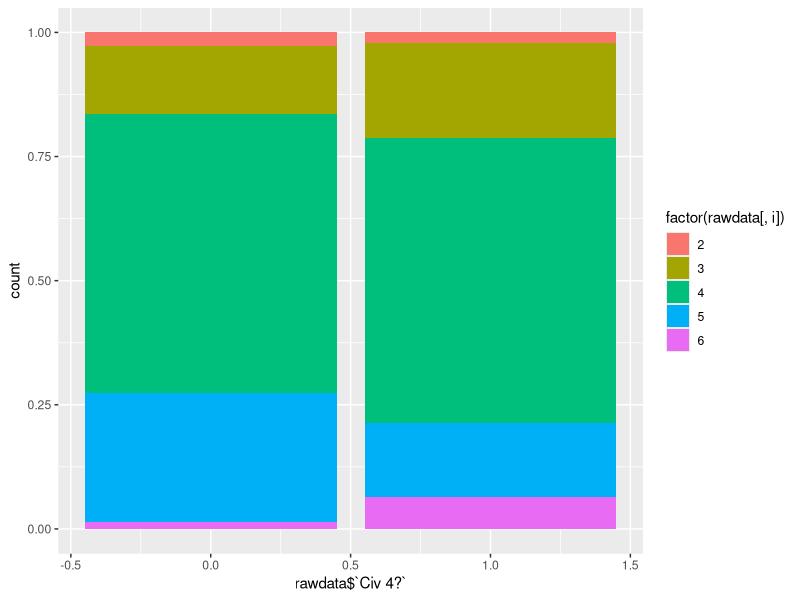
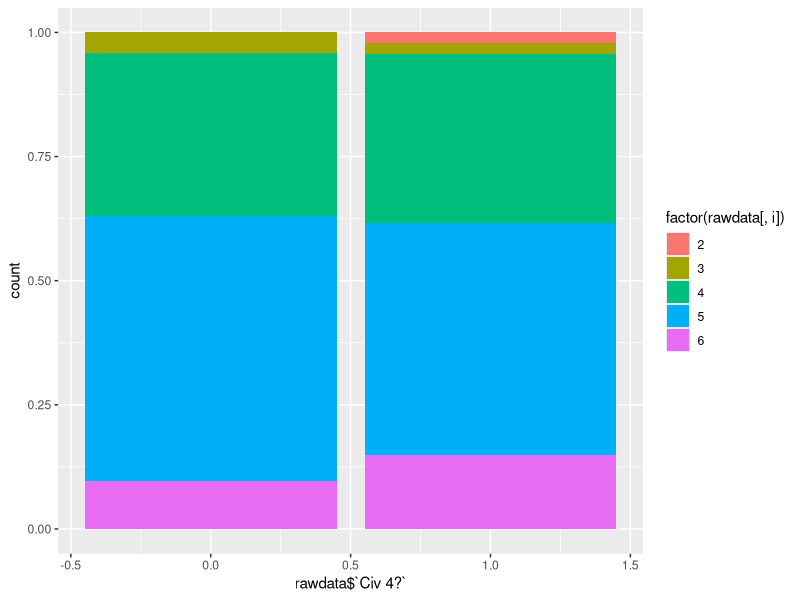
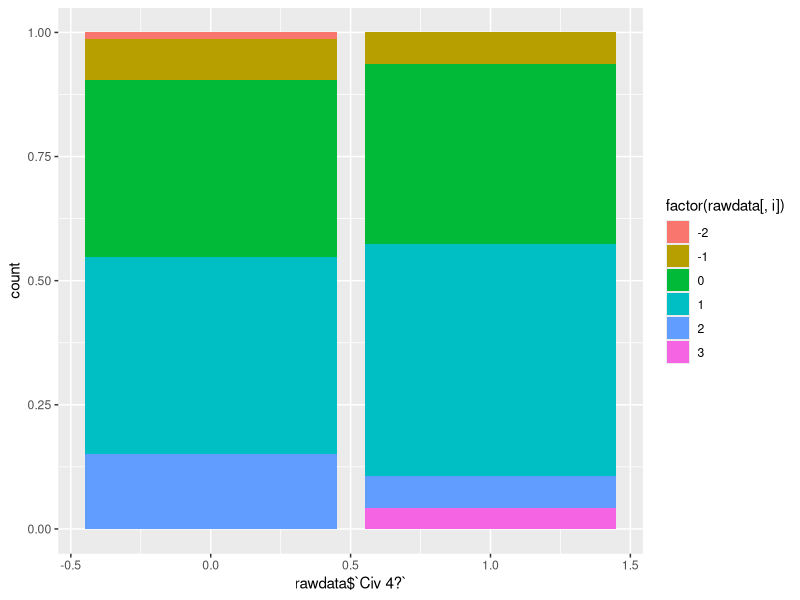
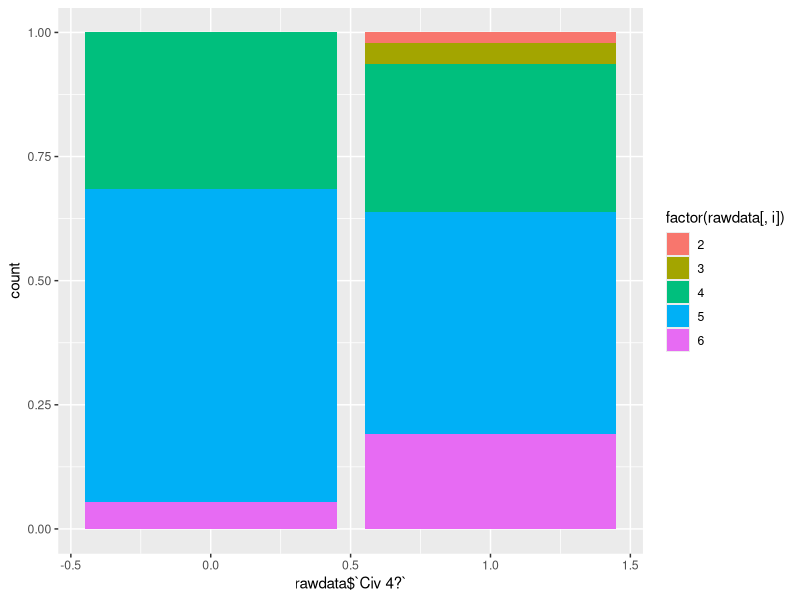
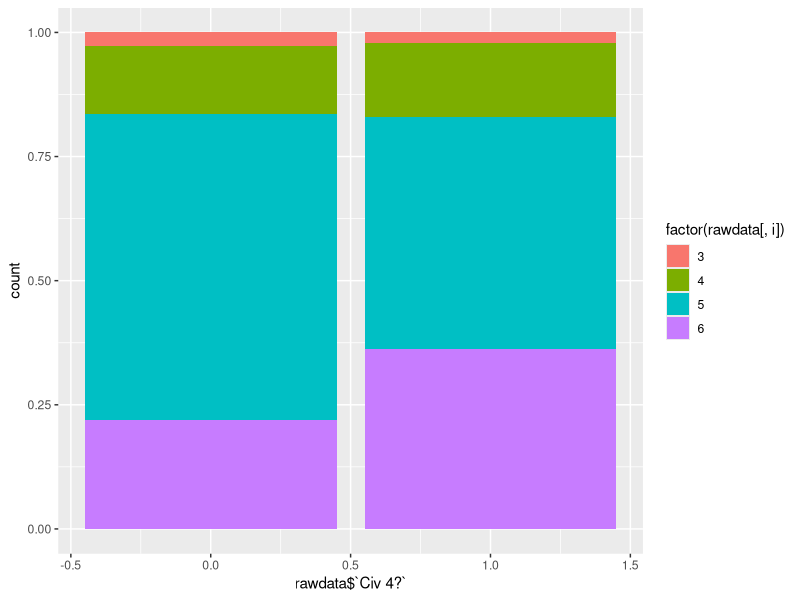
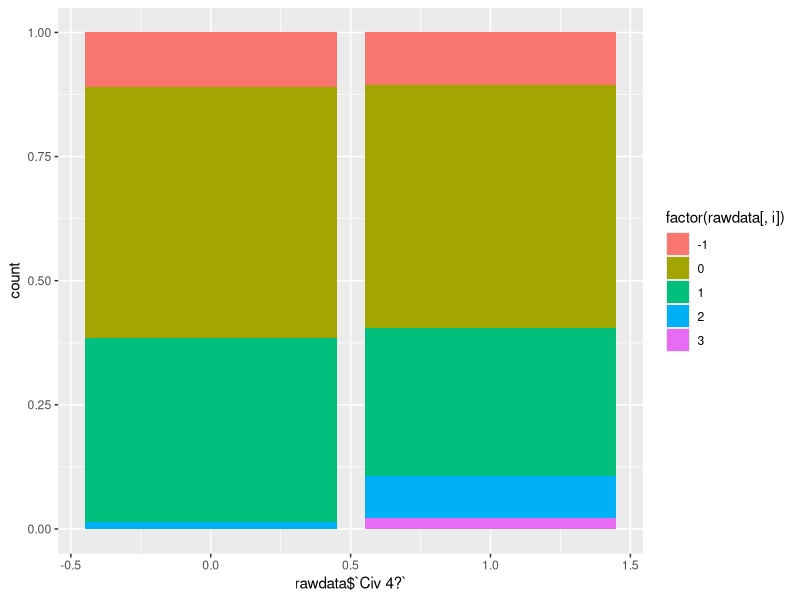
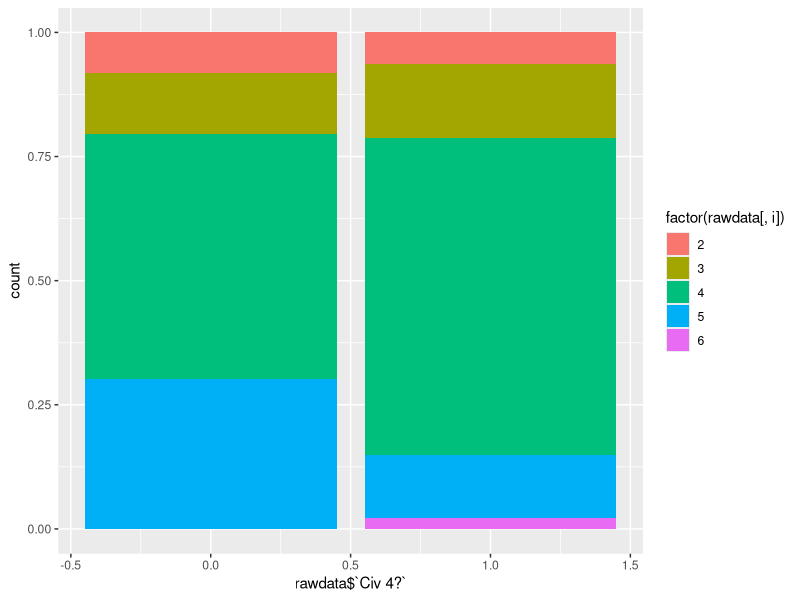
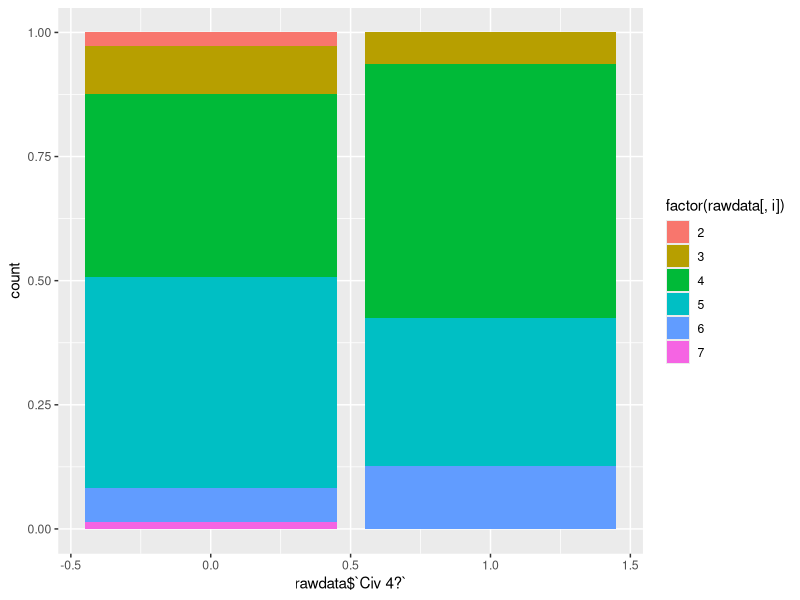

These charts were generated, in order, by the following R code: (Note: this script raises an error after producing the figures.)
#install.packages("ggplot2")
library(ggplot2)

#Import csv file, auto-convert N/A as NA, preserve original column names
rawdata <- read.csv("201617T1 KM Gaming 0220(finalized) (student version).csv", header = TRUE, sep = ",", na.strings=c("NA", "BLANK", "MULT", "ERROR #3100", "#VALUE!", "Not Asked"), check.names = FALSE, stringsAsFactors = FALSE)
#formatDF <- read.csv("rangeOfValues_1617T1.csv", header = TRUE, sep = ",", na.strings = c("--"), check.names = FALSE, stringsAsFactors = FALSE) 

#group by 1)sex 2)faculty 3) english proficiency 4)year of study 5)Q46 also, then compare it with the result grouped by game, using chi-square test
#analyse also grade, quiz, rj
#better labeling in graphs

#Quantifying Q18-Q23, borrowed from Danny
quantify <- function(response, choice, converted_num) {
  sapply(as.factor(response), function(x) converted_num[which(x == choice)])
}

ttestResult=NULL

#questionaire Q1-17
for(i in 8:58)
{
  png(paste(names(rawdata)[i],".png",sep=""))
  print(
    ggplot(rawdata)+
      aes(x=rawdata$`Civ 4?`, fill=factor(rawdata[,i])) +
      geom_bar(position = "fill"))
  dev.off()
  ttestResult=rbind(ttestResult,unlist(t.test(rawdata[,i]~rawdata$`Civ 4?`)))
}

#questionaire Q18-19
option <- c("0 to 1", "2 to 3", "4 to 5", "6 to 7", "8 to 9", "10 to 11")
num <- c(0.5, 2.5, 4.5, 6.5, 8.5, 10.5)
for(i in 59:60)
{ 
  response <- rawdata[,i]
  png(paste(names(rawdata)[i],".png",sep=""))
  print(
    ggplot(rawdata)+
      aes(x=rawdata$`Civ 4?`, fill=factor(rawdata[,i])) +
      geom_bar(position = "fill"))
  dev.off()
  ttestResult=rbind(ttestResult,
                    unlist(t.test(quantify(response, option, num)~rawdata$`Civ 4?`)))
}

#questionaire Q20
option <- c("less than 1", "1 to <3", "3 to <6", "6 to <10", "10 to <15", "more than 15")
num <- c(0.5, 2, 4.5, 8, 12.5, 16)
response <- rawdata$`Q20 (Time/RJ)`
png("Q20.png")
print(
  ggplot(rawdata)+
  aes(x=rawdata$`Civ 4?`, fill=factor(rawdata$`Q20 (Time/RJ)`)) +
  geom_bar(position = "fill"))
  dev.off()
  ttestResult=rbind(ttestResult,
                    unlist(t.test(quantify(response, option, num)~rawdata$`Civ 4?`)))
 
#questionaire Q21
option <- c("less than 1", "1 to <2", "2 to <3", "3 to <4", "4 to <5", "more than 5")
num <- c(0.5, 1.5, 2.5, 3.5, 4.5, 6)
response <- rawdata$`Q21 (Time/reading)`
png("Q21.png")
print(
  ggplot(rawdata)+
  aes(x=rawdata$`Civ 4?`, fill=factor(rawdata$`Q21 (Time/reading)`)) +
  geom_bar(position = "fill"))
dev.off()
ttestResult=rbind(ttestResult,
                  unlist(t.test(quantify(response, option, num)~rawdata$`Civ 4?`)))
  
#questionaire Q22-23
option <- c("0", "1-20%", "21-40%", "41-60%", "61-80%", "81-100%")
num <- c(0, .10, .30, .50, .70, .90)
for(i in 63:64)
{ 
  response <- rawdata[,i]
  png(paste('Q',i-41,".png",sep=""))
  print(
    ggplot(rawdata)+
      aes(x=rawdata$`Civ 4?`, fill=factor(rawdata[,i])) +
      geom_bar(position = "fill"))
  dev.off()
  ttestResult=rbind(ttestResult,
                    unlist(t.test(quantify(response, option, num)~rawdata$`Civ 4?`)))
}  

#questionaire Q24-35
for(i in 65:76)
{
  png(paste(names(rawdata)[i],".png",sep=""))
  print(
    ggplot(rawdata)+
      aes(x=rawdata$`Civ 4?`, fill=factor(rawdata[,i])) +
      geom_bar(position = "fill"))
  dev.off()
  ttestResult=rbind(ttestResult,unlist(t.test(rawdata[,i]~rawdata$`Civ 4?`)))
}

#Sex
option <- c("F", "M")
num <- c(0,1)
response <- rawdata$Sex
png("Sex.png")
print(
  ggplot(rawdata)+
    aes(x=rawdata$`Civ 4?`, fill=factor(rawdata$Sex)) +
    geom_bar(position = "fill"))
dev.off()
ttestResult=rbind(ttestResult,
                  unlist(t.test(quantify(response, option, num)~rawdata$`Civ 4?`)))

#questionaire part 4 "Learning Activities(LA)" (Q36-45)
#match Q36 and Q41, Q37 and Q42, etc.
dataOD=subset(rawdata,rawdata$`Civ 4?`==0)
dataOD=cbind(dataOD$`Civ 4?`,dataOD[,137:141])
names(dataOD)=c("Civ 4?","LA1","LA2","LA3","LA4","LA5")
dataCiv=b=subset(rawdata,rawdata$`Civ 4?`==1)
dataCiv=cbind(dataCiv$`Civ 4?`,dataCiv[,142:146])
names(dataCiv)=c("Civ 4?","LA1","LA2","LA3","LA4","LA5")
dataComb=rbind(dataCiv,dataOD)
#graph and t test
for(i in 2:6)
{
  png(paste(names(dataComb)[i],".png",sep=""))
  print(
    ggplot(dataComb)+
      aes(x=dataComb$`Civ 4?`, fill=factor(dataComb[,i])) +
      geom_bar(position = "fill"))
  dev.off()
  ttestResult=rbind(ttestResult,unlist(t.test(dataComb[,i]~dataComb$`Civ 4?`)))
}

#Grade
option <- c("A", "A-","B+","B","B-","C+","C","C-","D+","D","F")
num <- c(4, 3.7, 3.3, 3, 2.7, 2.3, 2, 1.7, 1.3, 1, 0)
response <- rawdata$Grade
png("Grade.png")
print(
  ggplot(rawdata)+
    aes(x=rawdata$`Civ 4?`, fill=factor(rawdata$Grade)) +
    geom_bar(position = "fill"))
dev.off()
ttestResult=rbind(ttestResult,
                  unlist(t.test(quantify(response, option, num)~rawdata$`Civ 4?`)))

#cGPA before and After
for(i in 99:100)
{
  rawdata[rawdata[,i]==0,i]=NA
  png(paste(names(rawdata)[i],".png",sep=""))
  print(
    ggplot(rawdata)+
      aes(x=rawdata$`Civ 4?`, fill=factor(rawdata[,i])) +
      geom_bar(position = "fill"))
  dev.off()
  ttestResult=rbind(ttestResult,unlist(t.test(rawdata[,i]~rawdata$`Civ 4?`)))
}

#Raw Mark
png("Raw Mark.png")
print(
  ggplot(rawdata)+
    aes(x=rawdata$`Civ 4?`, fill=factor(rawdata$`Raw Mark (Performance)`)) +
    geom_bar(position = "fill"))
dev.off()
ttestResult=rbind(ttestResult,
                  unlist(t.test(rawdata$`Raw Mark (Performance)`~rawdata$`Civ 4?`)))

#ttestResult naming and exporting
row.names(ttestResult) <- c(names(rawdata[,8:77]),names(dataComb[,2:6]),names(rawdata[,98:100]),"Raw Mark (Performance)")
write.csv(ttestResult,file ="ttestResult.csv" )